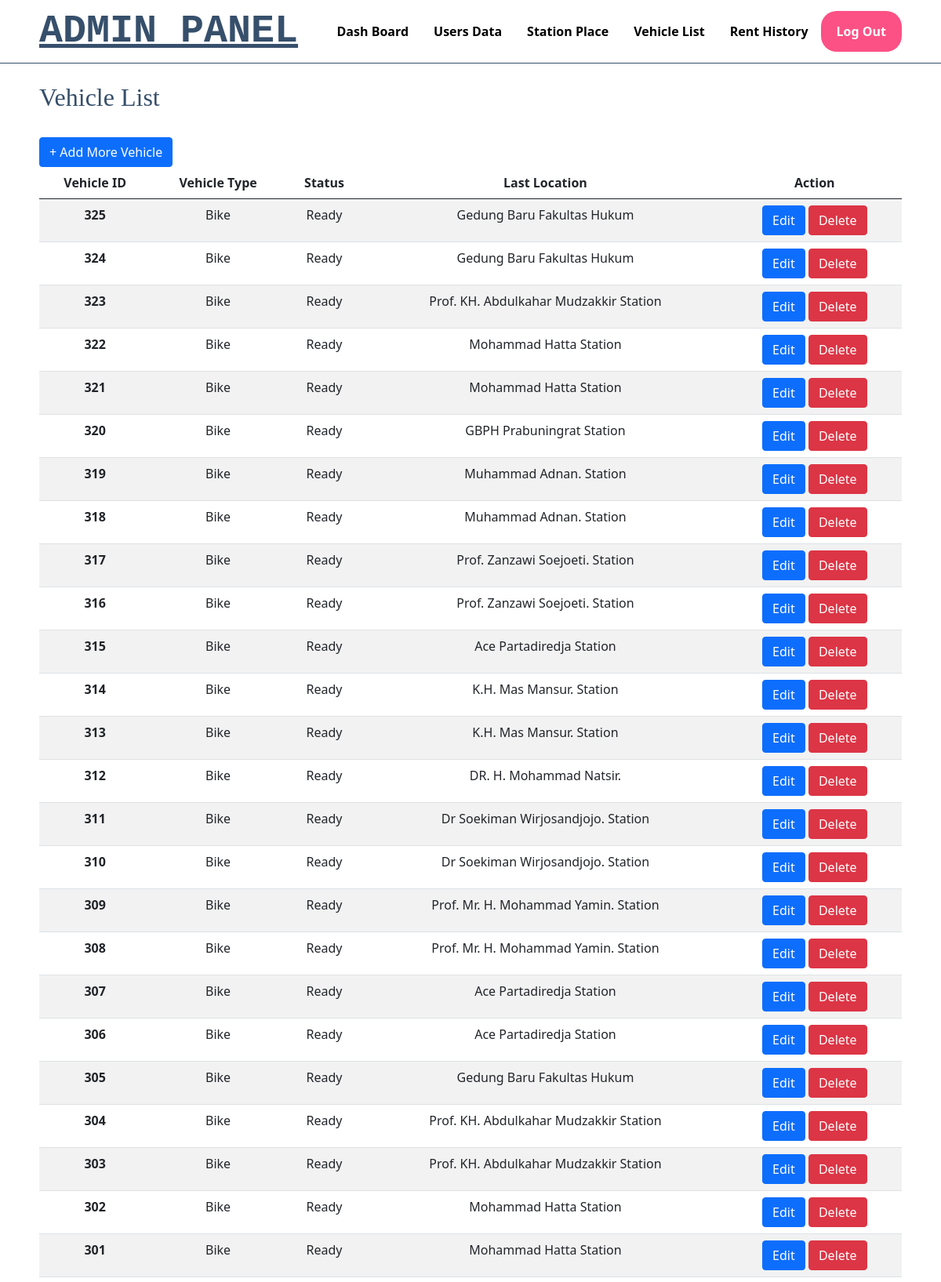
The app's page /admin/vehiclelist.php (signed in, upper part) with its own data.
### tables this page shows
CREATE TABLE `vehicle` (
  `vehicleid` int(11) NOT NULL,
  `vehicletype` varchar(50) NOT NULL,
  `status` varchar(50) NOT NULL,
  `stationid` int(11) DEFAULT NULL
);

CREATE TABLE `stations` (
  `stationid` int(11) NOT NULL,
  `stationname` varchar(255) NOT NULL,
  `location` varchar(255) NOT NULL
);

### admin/vehiclelist.php (the view, shortened to what this page needs)
<?php include '../admin/include/header.php'; ?>
<?php
@include '../config.php';
$result = mysqli_query($conn, "SELECT * FROM vehicle ORDER BY vehicleid DESC");
?>
<div class="wrapper">
    <br>
    <h2>Vehicle List</h2><br>
    <a href="../admin/vehicleadd.php" type="button" class="btn btn-primary">+ Add More Vehicle</a>
    <section>
        <div class="tengah">
            <table class="table table-striped table-hover">
                <thead>
                    <tr>
                        <th scope="col">Vehicle ID</th>
                        <th scope="col">Vehicle Type</th>
                        <th scope="col">Status</th>
                        <th scope="col">Last Location</th>
                        <th scope="col">Action</th>
                    </tr>
                </thead>
                <tbody>
                    <?php
                    while ($vehicle_data = mysqli_fetch_array($result)) {
                        echo "<tr>";
                        echo "<th scope=\"row\">" . $vehicle_data['vehicleid'] . "</th>";
                        echo "<td>" . $vehicle_data['vehicletype'] . "</td>";
                        echo "<td>" . $vehicle_data['status'] . "</td>";
                        $stationId = $vehicle_data['stationid'];
                        $stationQuery = "SELECT stationname FROM stations WHERE stationid = ?";
                        $stmt = $conn->prepare($stationQuery);
                        $stmt->bind_param('i', $stationId);
                        $stmt->execute();
                        $resultStation = $stmt->get_result();
                        $stationData = $resultStation->fetch_assoc();
                        $stationName = $stationData['stationname'];
                        echo "<td>" . $stationName . "</td>";
                        echo "<td><a href='vehicleedit.php?vehicleid=$vehicle_data[vehicleid]' class=\"btn btn-primary\">Edit</a> <a href='vehicledelete.php?vehicleid=$vehicle_data[vehicleid]' class=\"btn btn-danger\">Delete</a></td></tr>";
                    }
                    ?>
                </tbody>
            </table>
        </div>
    </section>
</div>
<?php include '../admin/include/footer.php'; ?>

### css/style.css (style rules this page uses)
* { text-decoration: none; margin: 0px; padding: 0px; }
body { margin: 0px; padding: 0px; font-family: 'Open Sans',sans-serif; }
.wrapper { width: 1100px; margin: auto; position: relative; }
section { margin: auto; display: flex; margin-bottom: 50px; }
h2 { font-family: 'comic sans ms'; font-weight: 800; font-size: 45px; margin-bottom: 20px; color: #364f6b; width: 100%; line-height: 50px; }
.tengah { text-align: center; width: 100%; }

### records on screen
vehicle: vehicleid "325", vehicletype "Bike", status "Ready", stationid.stationname "Gedung Baru Fakultas Hukum"
vehicle: vehicleid "324", vehicletype "Bike", status "Ready", stationid.stationname "Gedung Baru Fakultas Hukum"
vehicle: vehicleid "323", vehicletype "Bike", status "Ready", stationid.stationname "Prof. KH. Abdulkahar Mudzakkir Station"
vehicle: vehicleid "322", vehicletype "Bike", status "Ready", stationid.stationname "Mohammad Hatta Station"
vehicle: vehicleid "321", vehicletype "Bike", status "Ready", stationid.stationname "Mohammad Hatta Station"
vehicle: vehicleid "320", vehicletype "Bike", status "Ready", stationid.stationname "GBPH Prabuningrat Station"
vehicle: vehicleid "319", vehicletype "Bike", status "Ready", stationid.stationname "Muhammad Adnan. Station"
vehicle: vehicleid "318", vehicletype "Bike", status "Ready", stationid.stationname "Muhammad Adnan. Station"
vehicle: vehicleid "317", vehicletype "Bike", status "Ready", stationid.stationname "Prof. Zanzawi Soejoeti. Station"
vehicle: vehicleid "316", vehicletype "Bike", status "Ready", stationid.stationname "Prof. Zanzawi Soejoeti. Station"
vehicle: vehicleid "315", vehicletype "Bike", status "Ready", stationid.stationname "Ace Partadiredja Station"
vehicle: vehicleid "314", vehicletype "Bike", status "Ready", stationid.stationname "K.H. Mas Mansur. Station"
vehicle: vehicleid "313", vehicletype "Bike", status "Ready", stationid.stationname "K.H. Mas Mansur. Station"
vehicle: vehicleid "312", vehicletype "Bike", status "Ready", stationid.stationname "DR. H. Mohammad Natsir."
vehicle: vehicleid "311", vehicletype "Bike", status "Ready", stationid.stationname "Dr Soekiman Wirjosandjojo. Station"
vehicle: vehicleid "310", vehicletype "Bike", status "Ready", stationid.stationname "Dr Soekiman Wirjosandjojo. Station"
vehicle: vehicleid "309", vehicletype "Bike", status "Ready", stationid.stationname "Prof. Mr. H. Mohammad Yamin. Station"
vehicle: vehicleid "308", vehicletype "Bike", status "Ready", stationid.stationname "Prof. Mr. H. Mohammad Yamin. Station"
vehicle: vehicleid "307", vehicletype "Bike", status "Ready", stationid.stationname "Ace Partadiredja Station"
vehicle: vehicleid "306", vehicletype "Bike", status "Ready", stationid.stationname "Ace Partadiredja Station"
vehicle: vehicleid "305", vehicletype "Bike", status "Ready", stationid.stationname "Gedung Baru Fakultas Hukum"
vehicle: vehicleid "304", vehicletype "Bike", status "Ready", stationid.stationname "Prof. KH. Abdulkahar Mudzakkir Station"
vehicle: vehicleid "303", vehicletype "Bike", status "Ready", stationid.stationname "Prof. KH. Abdulkahar Mudzakkir Station"
vehicle: vehicleid "302", vehicletype "Bike", status "Ready", stationid.stationname "Mohammad Hatta Station"
vehicle: vehicleid "301", vehicletype "Bike", status "Ready", stationid.stationname "Mohammad Hatta Station"
